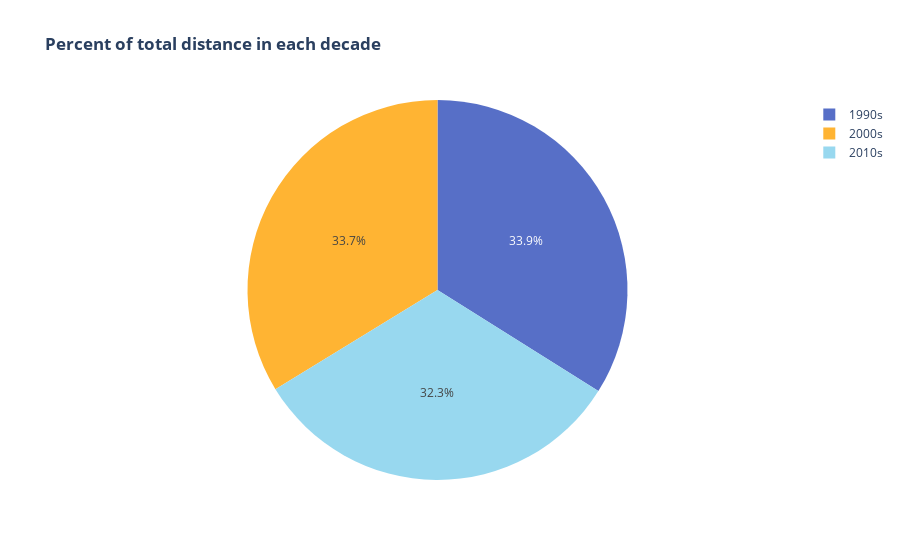

The notebook cell this image was saved under:
### Code cell
px.pie(names=mean_df['decades'],
       values=mean_df['means'],
       title='<b>Percent of total distance in each decade',
       color=mean_df['decades'],
       color_discrete_map={'1990s':'#576fc7','2000s':'#ffb433','2010s':'#98d8ef'})

### Figure 1 — Plotly figure (JSON) as saved in the notebook; plotly's stock layout.template omitted (floating-point values rounded to 4 significant figures)
{"data": [{"customdata": [["1990s"], ["2000s"], ["2010s"]], "domain": {"x": [0, 1], "y": [0, 1]}, "hovertemplate": "label=%{label}<br>value=%{value}<br>color=%{customdata[0]}<extra></extra>", "labels": ["1990s", "2000s", "2010s"], "legendgroup": "", "marker": {"colors": ["#576fc7", "#ffb433", "#98d8ef"]}, "name": "", "showlegend": true, "type": "pie", "values": [76.88, 76.44, 73.26]}], "layout": {"legend": {"tracegroupgap": 0}, "title": {"text": "<b>Percent of total distance in each decade"}}}
